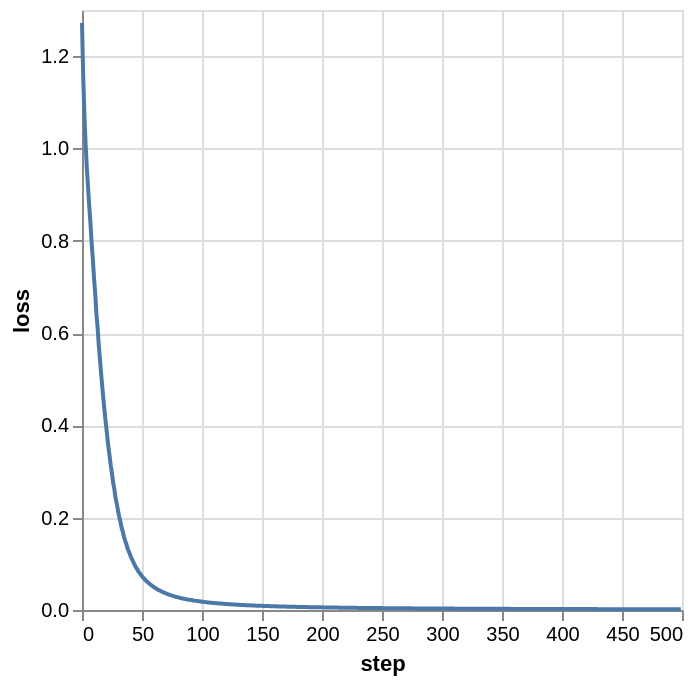

The notebook cell this image was saved under:
### Code cell
chart = alt.Chart.from_dict(result)
chart.show()

### Figure 1 — Vega-Lite specification as saved in the notebook (floating-point values rounded to 4 significant figures; data arrays with more than 128 entries replaced by an {"elided": "..."} marker saying what was removed)
{"config": {"view": {"continuousWidth": 300, "continuousHeight": 300}}, "data": {"name": "data-01bab2efae27e5a458a42e8db10e4fff"}, "mark": {"type": "line"}, "encoding": {"x": {"field": "step", "type": "quantitative"}, "y": {"field": "loss", "type": "quantitative"}}, "$schema": "https://vega.github.io/schema/vega-lite/v5.20.1.json", "datasets": {"data-01bab2efae27e5a458a42e8db10e4fff": {"elided": "500 records"}}}
